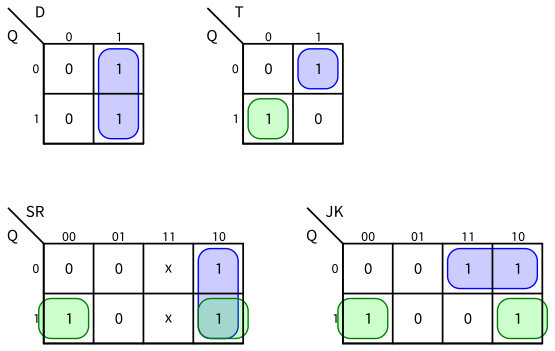

Source code (Python):
import schemdraw
from schemdraw import logic
import cairosvg

schemdraw.use('svg')
schemdraw.svgconfig.svg2 = False

with schemdraw.Drawing(file='sol5-7-bad.svg', show=False) as d:
    D = logic.Kmap(names='DQ',
        truthtable=[
            ('10', '1'),
            ('11', '1')
        ], groups={
            '1.': {'color': 'blue', 'fill': '#0000ff33'}
            })
    d.move(4,0)
    T = logic.Kmap(names='TQ',
            truthtable=[
                ('01', '1'),
                ('10', '1')
            ], groups={
                '10': {'color': 'blue' , 'fill': '#0000ff33'},
                '01': {'color': 'green', 'fill': '#00ff0033'}
            })
    d.move(-4,-4)
    SR = logic.Kmap(names='SRQ',
                truthtable=[
                    ('001', '1'),
                    ('01.', '0'),
                    ('100', '1'),
                    ('101', '1'),
                    ('110', 'x'),
                    ('111', 'x'),
                    ], groups={
                        '10.': {'color': 'blue' , 'fill': '#0000ff33'},
                        '.01': {'color': 'green', 'fill': '#00ff0033'}
                    })
    d.move(6,0)
    JK = logic.Kmap(names='JKQ',
                    truthtable=[
                    ('001', '1'),
                    ('01.', '0'),
                    ('100', '1'),
                    ('101', '1'),
                    ('110', '1'),
                    ('111', '0'),
                    ], groups={
                        '1.0': {'color': 'blue' , 'fill': '#0000ff33'},
                        '.01': {'color': 'green', 'fill': '#00ff0033'}
                    })
    cairosvg.svg2pdf(bytestring = d.get_imagedata('svg'), write_to='sol5-7.pdf')
